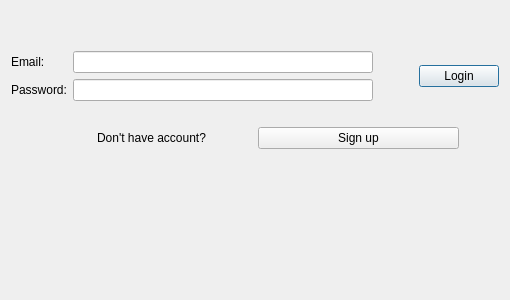
<?xml version="1.0" encoding="UTF-8"?>
<ui version="4.0">
 <class>Dialog</class>
 <widget class="QDialog" name="Dialog">
  <property name="geometry">
   <rect>
    <x>0</x>
    <y>0</y>
    <width>510</width>
    <height>300</height>
   </rect>
  </property>
  <property name="windowTitle">
   <string>Dialog</string>
  </property>
  <layout class="QVBoxLayout" name="verticalLayout_2">
   <item>
    <spacer name="verticalSpacer">
     <property name="orientation">
      <enum>Qt::Vertical</enum>
     </property>
     <property name="sizeType">
      <enum>QSizePolicy::Maximum</enum>
     </property>
     <property name="sizeHint" stdset="0">
      <size>
       <width>20</width>
       <height>40</height>
      </size>
     </property>
    </spacer>
   </item>
   <item>
    <layout class="QHBoxLayout" name="horizontalLayout_4">
     <item>
      <layout class="QFormLayout" name="formLayout">
       <property name="formAlignment">
        <set>Qt::AlignLeading|Qt::AlignLeft|Qt::AlignVCenter</set>
       </property>
       <item row="0" column="0">
        <widget class="QLabel" name="label_email">
         <property name="text">
          <string>Email:</string>
         </property>
        </widget>
       </item>
       <item row="0" column="1">
        <widget class="QLineEdit" name="line_email"/>
       </item>
       <item row="1" column="0">
        <widget class="QLabel" name="label_password">
         <property name="text">
          <string>Password:</string>
         </property>
        </widget>
       </item>
       <item row="1" column="1">
        <widget class="QLineEdit" name="line_password">
         <property name="echoMode">
          <enum>QLineEdit::Password</enum>
         </property>
        </widget>
       </item>
      </layout>
     </item>
     <item>
      <spacer name="horizontalSpacer">
       <property name="orientation">
        <enum>Qt::Horizontal</enum>
       </property>
       <property name="sizeType">
        <enum>QSizePolicy::Maximum</enum>
       </property>
       <property name="sizeHint" stdset="0">
        <size>
         <width>40</width>
         <height>20</height>
        </size>
       </property>
      </spacer>
     </item>
     <item>
      <widget class="QPushButton" name="button_login">
       <property name="text">
        <string>Login</string>
       </property>
      </widget>
     </item>
    </layout>
   </item>
   <item>
    <widget class="QLabel" name="label_confirm">
     <property name="text">
      <string/>
     </property>
     <property name="alignment">
      <set>Qt::AlignCenter</set>
     </property>
    </widget>
   </item>
   <item>
    <layout class="QHBoxLayout" name="horizontalLayout_2">
     <item>
      <spacer name="horizontalSpacer_2">
       <property name="orientation">
        <enum>Qt::Horizontal</enum>
       </property>
       <property name="sizeType">
        <enum>QSizePolicy::Maximum</enum>
       </property>
       <property name="sizeHint" stdset="0">
        <size>
         <width>40</width>
         <height>20</height>
        </size>
       </property>
      </spacer>
     </item>
     <item>
      <widget class="QLabel" name="label_signup">
       <property name="text">
        <string>Don't have account?</string>
       </property>
       <property name="textFormat">
        <enum>Qt::PlainText</enum>
       </property>
       <property name="alignment">
        <set>Qt::AlignCenter</set>
       </property>
      </widget>
     </item>
     <item>
      <widget class="QPushButton" name="button_signup">
       <property name="text">
        <string>Sign up</string>
       </property>
      </widget>
     </item>
     <item>
      <spacer name="horizontalSpacer_3">
       <property name="orientation">
        <enum>Qt::Horizontal</enum>
       </property>
       <property name="sizeType">
        <enum>QSizePolicy::Maximum</enum>
       </property>
       <property name="sizeHint" stdset="0">
        <size>
         <width>40</width>
         <height>20</height>
        </size>
       </property>
      </spacer>
     </item>
    </layout>
   </item>
   <item>
    <spacer name="verticalSpacer_2">
     <property name="orientation">
      <enum>Qt::Vertical</enum>
     </property>
     <property name="sizeType">
      <enum>QSizePolicy::Expanding</enum>
     </property>
     <property name="sizeHint" stdset="0">
      <size>
       <width>20</width>
       <height>40</height>
      </size>
     </property>
    </spacer>
   </item>
  </layout>
 </widget>
 <resources/>
 <connections/>
</ui>
